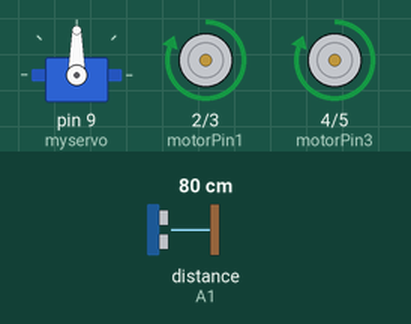
Bench run of a sketch on a simulated Arduino Uno, built with avr-gcc and run on an emulated ATmega328P. Parts: servo, motor-driver pin pairs drawn as motors (green arrow = first pin HIGH = forward, orange = second pin HIGH = backward, longer = more drive). Inputs (shaded band) come from the test bench; at power-on: distance to the obstacle (sensor on A1) 80 cm. The echo pulse lasts 58.3 µs per cm.

Above: at 3.9 s.
4.0 s: distance to the obstacle (sensor on A1) set to 12 cm
5.5 s: distance to the obstacle (sensor on A1) set to 9 cm
At 5.87 s:
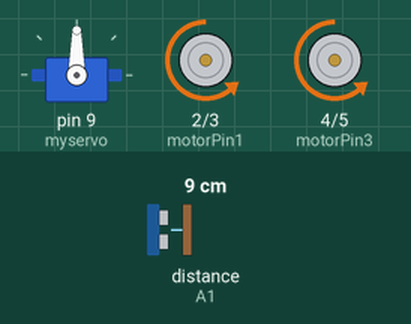
At 8.0 s:
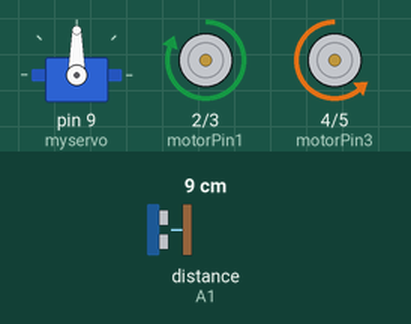
Timing chart, 0 to 14.5 s (numbered marks = the images above; inputs shaded):
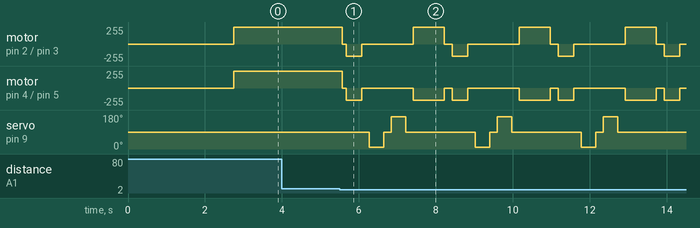

Measured:
- the behaviour switches between 11 and 10 cm on distance to the obstacle (sensor on A1) (found by bisection; images 0 and 1)
- after the input at 4.0 s, every drawn part: stays the same

The sketch:

AUTONOMOUS_MAZE_SOLVE_ROBO_CAR.ino
```cpp
#include <NewPing.h>
#include <Servo.h>
#define TRIG_PIN A0
#define ECHO_PIN A1
#define MAX_DISTANCE 200
NewPing sonar(TRIG_PIN, ECHO_PIN, MAX_DISTANCE);
Servo myservo;
boolean goesForward=false;
int distance = 100;
int speedSet = 0;
//Motor A
const int motorPin1 = 2;//IN4 MOTOR DRIVER
const int motorPin2 = 3;//IN3   "     "
//Motor B
const int motorPin3 = 4;//IN2 MOTOR DRIVER
const int motorPin4 = 5;//IN2    "     "
void setup() {
 myservo.attach(9); //SERVO MOTOR IS ATTACHED TO PIN NO 9 OF ARDUINO
 myservo.write(90);
 delay(2000);
 distance = readPing();
 delay(100);
 distance = readPing();
 delay(100);
 distance = readPing();
 delay(100);
 distance = readPing();
 delay(100);
}
void loop() {
int distanceR = 0;
int distanceL = 0;
delay(40);
if(distance<=10)//For sensing distance edit here*****
{
 moveStop();
 delay(100);
 moveBackward();
 delay(300);
 moveStop();
 delay(200);
 distanceR = lookRight();
 delay(200);
 distanceL = lookLeft();
 delay(200);
 if(distanceR>=distanceL)
 {
 turnRight();
 moveStop();
 }else
 {
 turnLeft();
 moveStop();
 }
}else
{
 moveForward();
}
distance = readPing();
}
int lookRight()
{
 myservo.write(10);
 delay(200);
 int distance = readPing();
 delay(100);
 myservo.write(90);
 return distance;
}
int lookLeft()
{
 myservo.write(170);
 delay(200);
 int distance = readPing();
 delay(100);
 myservo.write(90);
 return distance;
 delay(100);
}
int readPing() {
 delay(70);
 int cm = sonar.ping_cm();
 if(cm==0)
 {
 cm = 250;
 }
 return cm;
}
void moveStop() {
 analogWrite(motorPin1, 0);
 analogWrite(motorPin2, 0);
 analogWrite(motorPin3, 0);
 analogWrite(motorPin4, 0);
 }

void moveForward() {
 analogWrite(motorPin1, 180);
 analogWrite(motorPin2, 0);
 analogWrite(motorPin3, 180);
 analogWrite(motorPin4, 0);

}
void moveBackward() {

 analogWrite(motorPin1, 0);
 analogWrite(motorPin2, 180);
 analogWrite(motorPin3, 0);
 analogWrite(motorPin4, 180);
 delay(100);//edit here for back movement*****
}
void turnRight() {
analogWrite(motorPin1, 180);
 analogWrite(motorPin2, 0);
 analogWrite(motorPin3, 0);
 analogWrite(motorPin4, 180);
 delay(800);//edit here for right turn movement*********
moveForward();

}
void turnLeft() {
 analogWrite(motorPin1, 0);
 analogWrite(motorPin2, 180);
analogWrite(motorPin3, 180);
 analogWrite(motorPin4, 0);
 delay(800);//edit here for left  turn movement*********
 moveForward();
}
```
